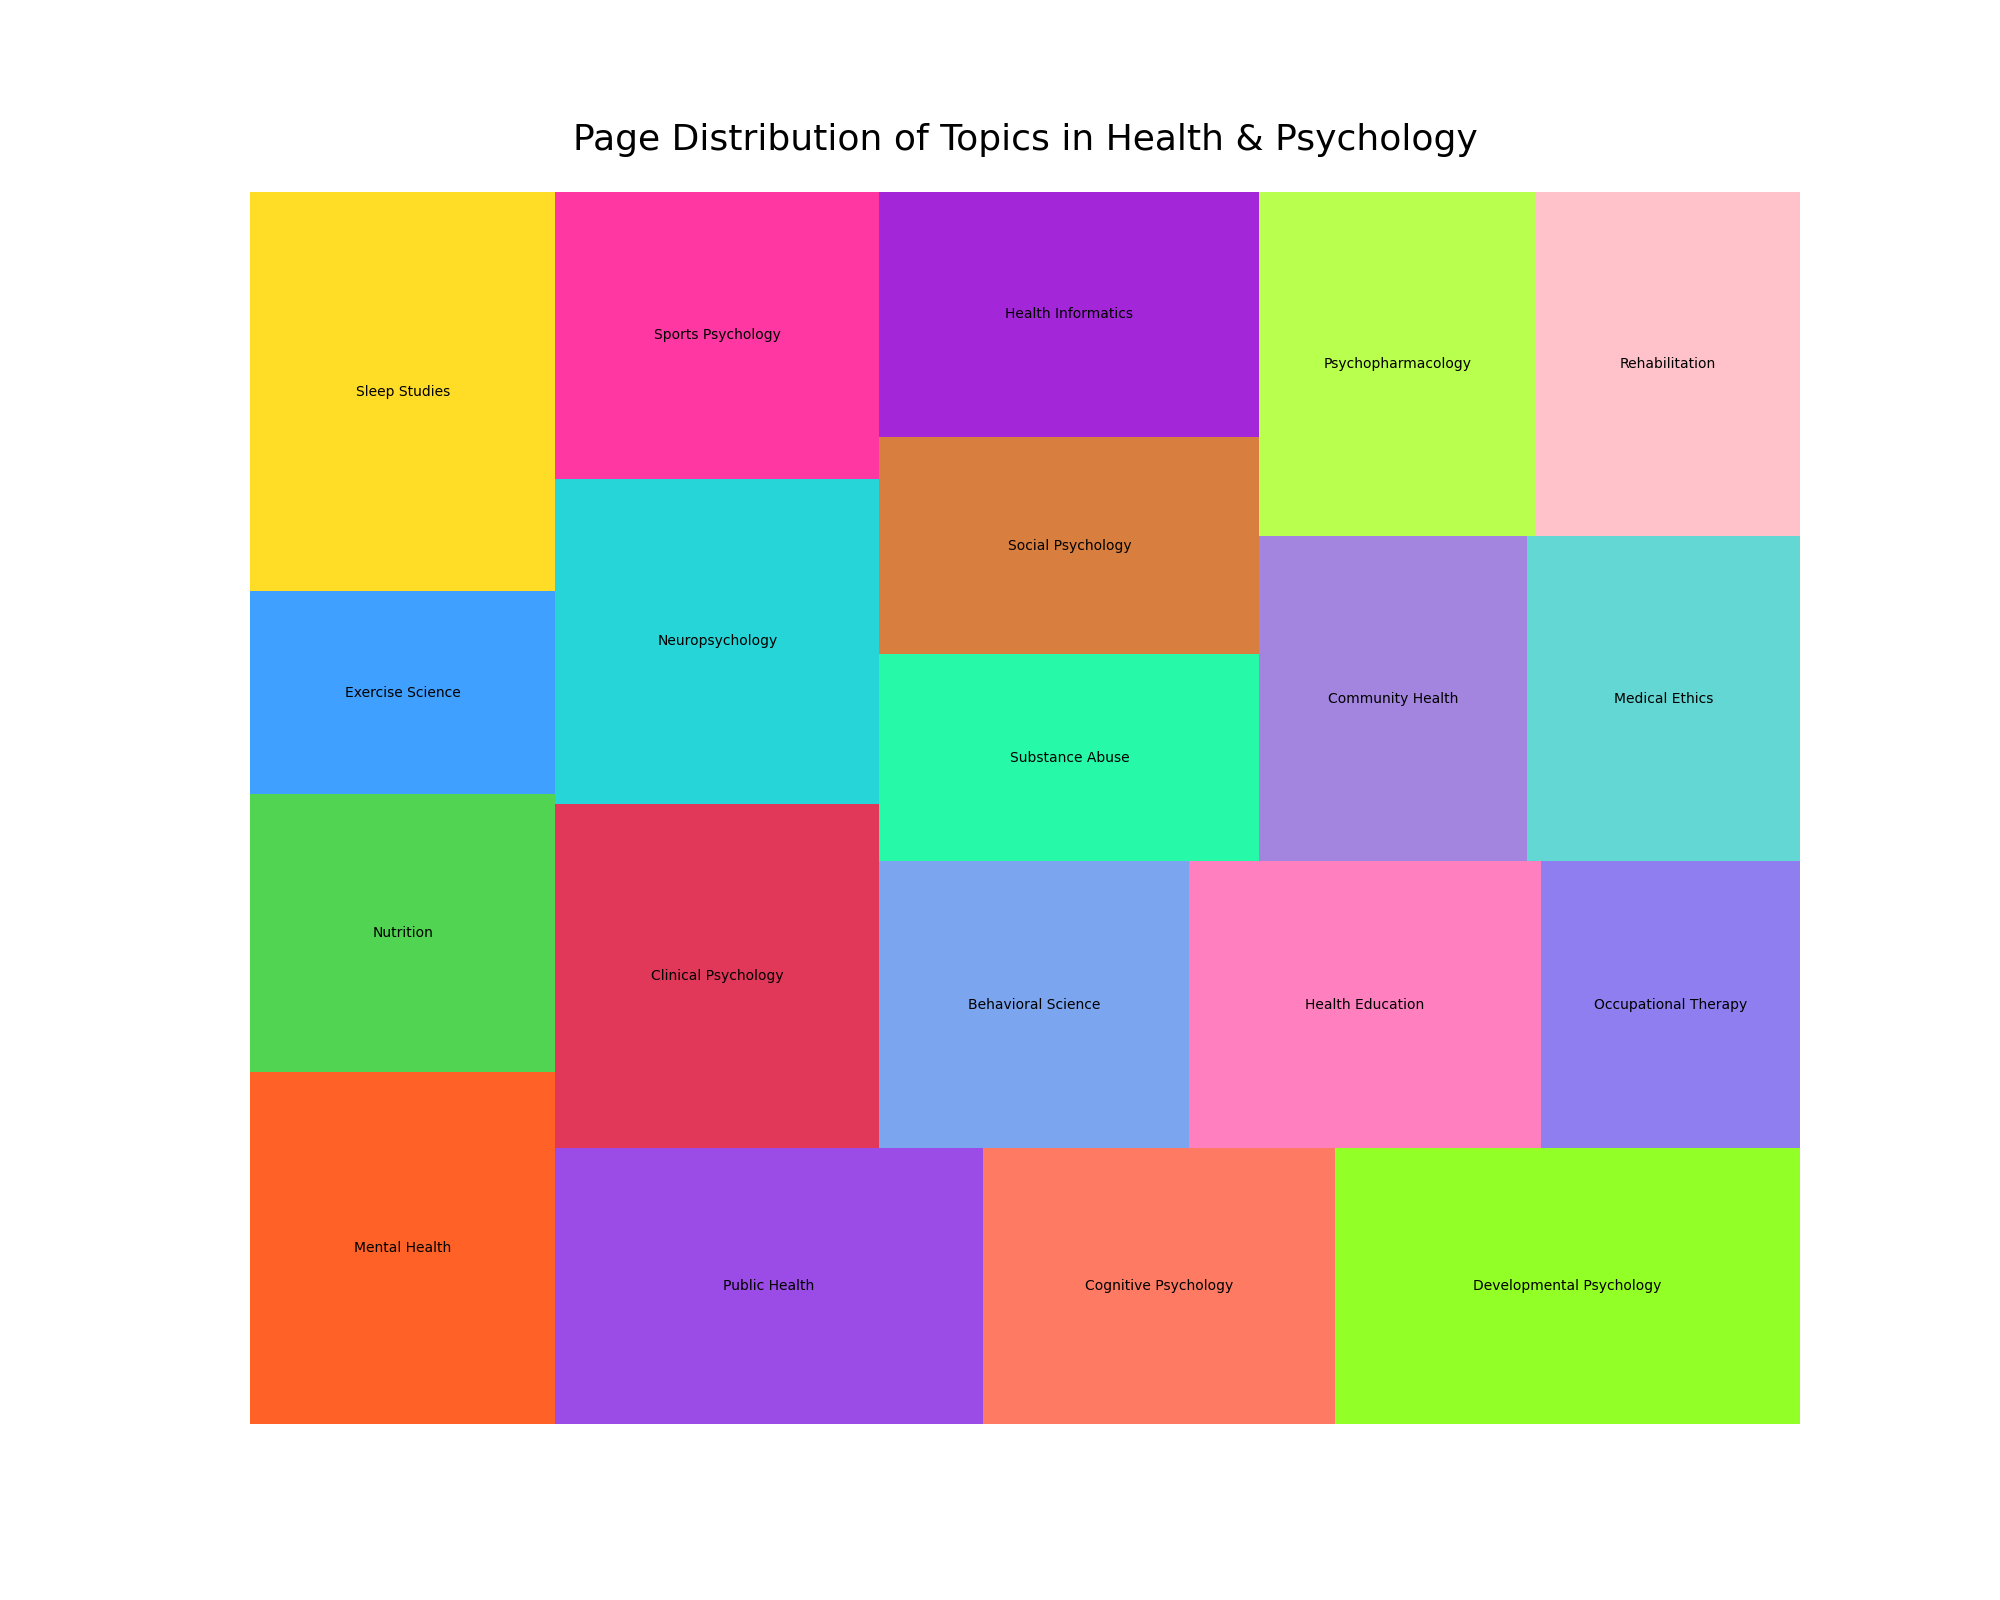

Write Python code to recreate this figure.

import matplotlib.pyplot as plt
import squarify

# Data
topics = [
    'Mental Health', 'Nutrition', 'Exercise Science', 'Sleep Studies', 'Public Health', 
    'Cognitive Psychology', 'Developmental Psychology', 'Clinical Psychology', 'Neuropsychology', 
    'Sports Psychology', 'Behavioral Science', 'Health Education', 'Occupational Therapy', 
    'Substance Abuse', 'Social Psychology', 'Health Informatics', 'Community Health', 
    'Medical Ethics', 'Psychopharmacology', 'Rehabilitation'
]
pages = [
    520, 410, 300, 590, 570, 470, 620, 540, 510, 450, 430, 490, 360, 380, 
    400, 450, 420, 430, 460, 440
]

# Colors
colors = [
    '#FF4500', '#32CD32', '#1E90FF', '#FFD700', '#8A2BE2', '#FF6347', '#7FFF00', 
    '#DC143C', '#00CED1', '#FF1493', '#6495ED', '#FF69B4', '#7B68EE', '#00FA9A', 
    '#D2691E', '#9400D3', '#9370DB', '#48D1CC', '#ADFF2F', '#FFB6C1'
]

plt.figure(figsize=(20, 16))

# Treemap
squarify.plot(sizes=pages, label=topics, color=colors, alpha=0.85)

plt.title('Page Distribution of Topics in Health & Psychology', fontsize=26, pad=30)

# Removing axes
plt.axis('off')

# Display the plot
plt.show()
